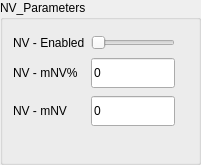
            <widget class="QGroupBox" name="grpBox_NV_parameters">
             <property name="geometry">
              <rect>
               <x>20</x>
               <y>510</y>
               <width>201</width>
               <height>165</height>
              </rect>
             </property>
             <property name="styleSheet">
              <string notr="true"/>
             </property>
             <property name="title">
              <string>NV_Parameters</string>
             </property>
             <widget class="QWidget" name="layoutWidget_23">
              <property name="geometry">
               <rect>
                <x>13</x>
                <y>33</y>
                <width>179</width>
                <height>96</height>
               </rect>
              </property>
              <layout class="QGridLayout" name="gridLayout_52">
               <item row="0" column="0">
                <widget class="QLabel" name="lblMptEnabled_20">
                 <property name="styleSheet">
                  <string notr="true"/>
                 </property>
                 <property name="text">
                  <string>NV - Enabled</string>
                 </property>
                </widget>
               </item>
               <item row="0" column="1">
                <widget class="QSlider" name="hSlider_SELL_IndicatorEnabled_27">
                 <property name="styleSheet">
                  <string notr="true"/>
                 </property>
                 <property name="maximum">
                  <number>5</number>
                 </property>
                 <property name="orientation">
                  <enum>Qt::Horizontal</enum>
                 </property>
                </widget>
               </item>
               <item row="1" column="0">
                <widget class="QLabel" name="lblNvIncreasePercentage_5">
                 <property name="styleSheet">
                  <string notr="true"/>
                 </property>
                 <property name="text">
                  <string>NV - mNV%</string>
                 </property>
                </widget>
               </item>
               <item row="2" column="1">
                <widget class="QLineEdit" name="txtNvMinNetVolume_5">
                 <property name="sizePolicy">
                  <sizepolicy hsizetype="Expanding" vsizetype="Fixed">
                   <horstretch>0</horstretch>
                   <verstretch>0</verstretch>
                  </sizepolicy>
                 </property>
                 <property name="minimumSize">
                  <size>
                   <width>0</width>
                   <height>30</height>
                  </size>
                 </property>
                 <property name="styleSheet">
                  <string notr="true"/>
                 </property>
                 <property name="text">
                  <string>0</string>
                 </property>
                </widget>
               </item>
               <item row="1" column="1">
                <widget class="QLineEdit" name="txtNvIncreasePercentage_5">
                 <property name="minimumSize">
                  <size>
                   <width>0</width>
                   <height>30</height>
                  </size>
                 </property>
                 <property name="styleSheet">
                  <string notr="true"/>
                 </property>
                 <property name="text">
                  <string>0</string>
                 </property>
                </widget>
               </item>
               <item row="2" column="0">
                <widget class="QLabel" name="lblNvMinNetVolume_5">
                 <property name="styleSheet">
                  <string notr="true"/>
                 </property>
                 <property name="text">
                  <string>NV - mNV</string>
                 </property>
                </widget>
               </item>
               <item row="1" column="2">
                <spacer name="horizontalSpacer_14">
                 <property name="orientation">
                  <enum>Qt::Horizontal</enum>
                 </property>
                 <property name="sizeHint" stdset="0">
                  <size>
                   <width>40</width>
                   <height>20</height>
                  </size>
                 </property>
                </spacer>
               </item>
              </layout>
             </widget>
            </widget>
